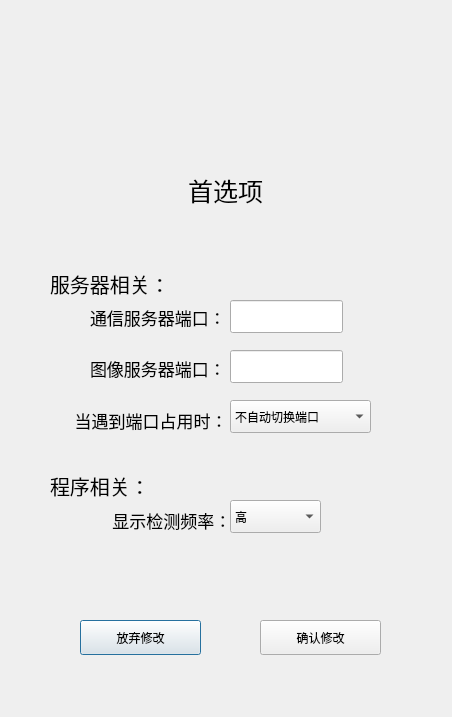
<?xml version="1.0" encoding="UTF-8"?>
<ui version="4.0">
 <class>main_setting</class>
 <widget class="QDialog" name="main_setting">
  <property name="geometry">
   <rect>
    <x>0</x>
    <y>0</y>
    <width>452</width>
    <height>717</height>
   </rect>
  </property>
  <property name="windowTitle">
   <string>系统首选项</string>
  </property>
  <widget class="QLabel" name="label">
   <property name="geometry">
    <rect>
     <x>120</x>
     <y>170</y>
     <width>211</width>
     <height>41</height>
    </rect>
   </property>
   <property name="font">
    <font>
     <pointsize>19</pointsize>
    </font>
   </property>
   <property name="text">
    <string>首选项</string>
   </property>
   <property name="alignment">
    <set>Qt::AlignCenter</set>
   </property>
  </widget>
  <widget class="QLabel" name="label_2">
   <property name="geometry">
    <rect>
     <x>150</x>
     <y>20</y>
     <width>161</width>
     <height>151</height>
    </rect>
   </property>
   <property name="text">
    <string/>
   </property>
   <property name="pixmap">
    <pixmap resource="pyqt_resorce_file.qrc">:/home/knomori/Desktop/RaspberryPi_PTZControl_FaceRecognition/PC_END/OriginalUI/设置.png</pixmap>
   </property>
   <property name="scaledContents">
    <bool>true</bool>
   </property>
  </widget>
  <widget class="QLabel" name="label_5">
   <property name="geometry">
    <rect>
     <x>50</x>
     <y>268</y>
     <width>141</width>
     <height>31</height>
    </rect>
   </property>
   <property name="font">
    <font>
     <pointsize>15</pointsize>
    </font>
   </property>
   <property name="text">
    <string>服务器相关：</string>
   </property>
  </widget>
  <widget class="QLabel" name="label_6">
   <property name="geometry">
    <rect>
     <x>90</x>
     <y>302</y>
     <width>141</width>
     <height>31</height>
    </rect>
   </property>
   <property name="font">
    <font>
     <pointsize>13</pointsize>
    </font>
   </property>
   <property name="text">
    <string>通信服务器端口：</string>
   </property>
  </widget>
  <widget class="QLabel" name="label_7">
   <property name="geometry">
    <rect>
     <x>90</x>
     <y>358</y>
     <width>141</width>
     <height>21</height>
    </rect>
   </property>
   <property name="font">
    <font>
     <pointsize>13</pointsize>
    </font>
   </property>
   <property name="text">
    <string>图像服务器端口：</string>
   </property>
  </widget>
  <widget class="QLineEdit" name="lineEdit_commPort">
   <property name="geometry">
    <rect>
     <x>230</x>
     <y>300</y>
     <width>113</width>
     <height>33</height>
    </rect>
   </property>
  </widget>
  <widget class="QLineEdit" name="lineEdit_imgPort">
   <property name="geometry">
    <rect>
     <x>230</x>
     <y>350</y>
     <width>113</width>
     <height>33</height>
    </rect>
   </property>
  </widget>
  <widget class="QLabel" name="label_8">
   <property name="geometry">
    <rect>
     <x>70</x>
     <y>410</y>
     <width>161</width>
     <height>21</height>
    </rect>
   </property>
   <property name="font">
    <font>
     <pointsize>13</pointsize>
    </font>
   </property>
   <property name="text">
    <string> 当遇到端口占用时：</string>
   </property>
  </widget>
  <widget class="QComboBox" name="comboBox_port">
   <property name="geometry">
    <rect>
     <x>230</x>
     <y>400</y>
     <width>141</width>
     <height>33</height>
    </rect>
   </property>
   <item>
    <property name="text">
     <string extracomment="不自动切换端口程序可能会崩溃">不自动切换端口</string>
    </property>
   </item>
   <item>
    <property name="text">
     <string extracomment="当自动切换端口时您必须手动配置客户端端口">自动切换端口</string>
    </property>
   </item>
  </widget>
  <widget class="QLabel" name="label_9">
   <property name="geometry">
    <rect>
     <x>50</x>
     <y>470</y>
     <width>141</width>
     <height>31</height>
    </rect>
   </property>
   <property name="font">
    <font>
     <pointsize>15</pointsize>
    </font>
   </property>
   <property name="text">
    <string>程序相关：</string>
   </property>
  </widget>
  <widget class="QLabel" name="label_10">
   <property name="geometry">
    <rect>
     <x>70</x>
     <y>510</y>
     <width>161</width>
     <height>21</height>
    </rect>
   </property>
   <property name="font">
    <font>
     <pointsize>13</pointsize>
    </font>
   </property>
   <property name="text">
    <string>         显示检测频率：</string>
   </property>
  </widget>
  <widget class="QComboBox" name="comboBox_frequence">
   <property name="geometry">
    <rect>
     <x>230</x>
     <y>500</y>
     <width>91</width>
     <height>33</height>
    </rect>
   </property>
   <item>
    <property name="text">
     <string>高</string>
    </property>
   </item>
   <item>
    <property name="text">
     <string>中</string>
    </property>
   </item>
  </widget>
  <widget class="QPushButton" name="pushButton_cancle">
   <property name="geometry">
    <rect>
     <x>80</x>
     <y>620</y>
     <width>121</width>
     <height>35</height>
    </rect>
   </property>
   <property name="text">
    <string>放弃修改</string>
   </property>
   <property name="icon">
    <iconset resource="pyqt_resorce_file.qrc">
     <normaloff>:/home/knomori/Desktop/RaspberryPi_PTZControl_FaceRecognition/PC_END/OriginalUI/关闭.png</normaloff>:/home/knomori/Desktop/RaspberryPi_PTZControl_FaceRecognition/PC_END/OriginalUI/关闭.png</iconset>
   </property>
   <property name="iconSize">
    <size>
     <width>20</width>
     <height>20</height>
    </size>
   </property>
  </widget>
  <widget class="QPushButton" name="pushButton_modify">
   <property name="geometry">
    <rect>
     <x>260</x>
     <y>620</y>
     <width>121</width>
     <height>35</height>
    </rect>
   </property>
   <property name="text">
    <string>确认修改</string>
   </property>
   <property name="icon">
    <iconset resource="pyqt_resorce_file.qrc">
     <normaloff>:/home/knomori/Desktop/RaspberryPi_PTZControl_FaceRecognition/PC_END/OriginalUI/编辑.png</normaloff>:/home/knomori/Desktop/RaspberryPi_PTZControl_FaceRecognition/PC_END/OriginalUI/编辑.png</iconset>
   </property>
   <property name="iconSize">
    <size>
     <width>20</width>
     <height>20</height>
    </size>
   </property>
  </widget>
 </widget>
 <resources>
  <include location="pyqt_resorce_file.qrc"/>
  <include location="pyqt_resorce_file.qrc"/>
 </resources>
 <connections/>
</ui>
